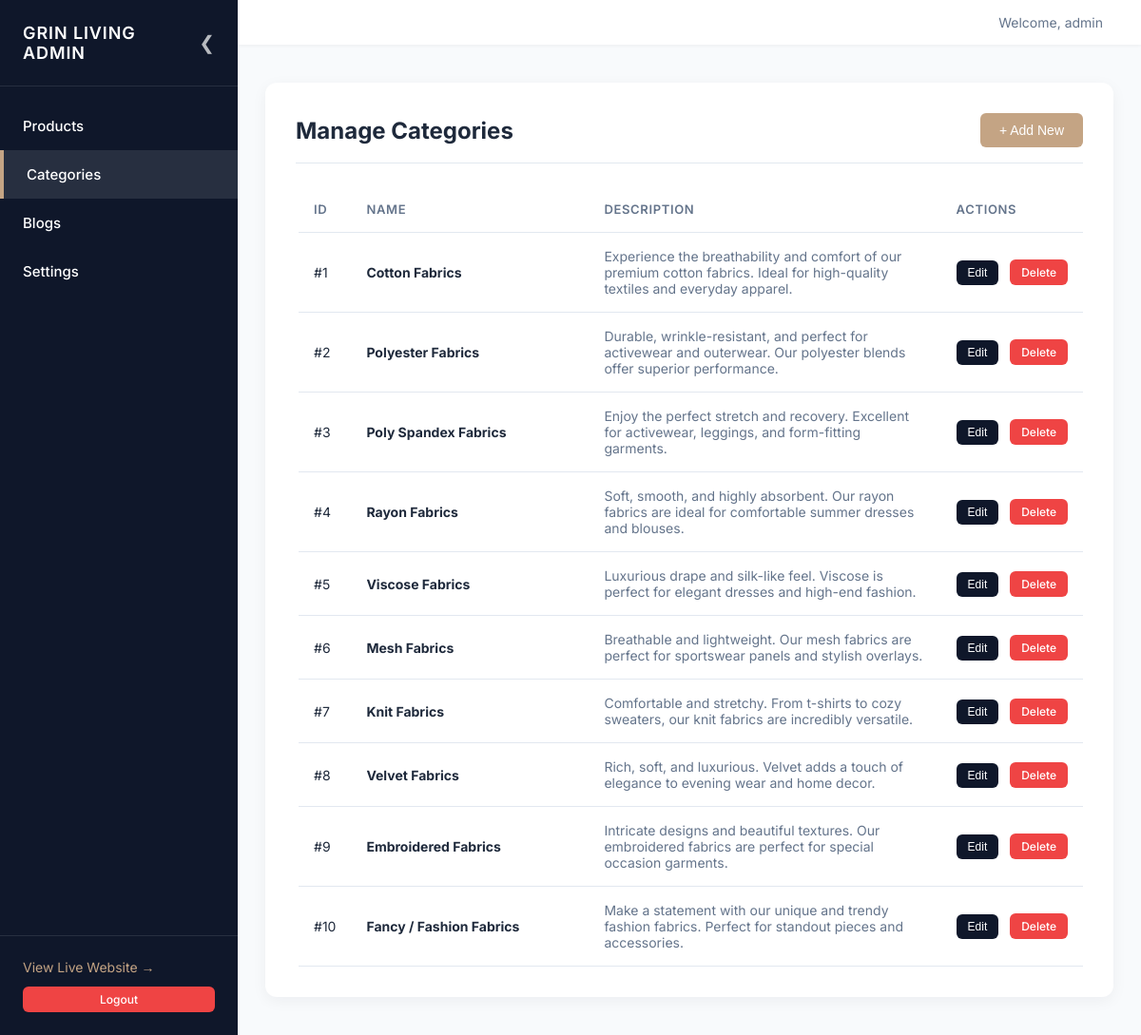
Page /grin-admin/manage_categories.php (signed in) on the committed database.
### tables this page shows
CREATE TABLE IF NOT EXISTS `categories` (
  `id` INT AUTO_INCREMENT PRIMARY KEY,
  `name` VARCHAR(100) NOT NULL UNIQUE,
  `description` TEXT
);

### grin-admin/manage_categories.php (the view, shortened to what this page needs)
<?php
require_once 'db_connect.php';
$categories = [];
$result = $conn->query("SELECT * FROM categories ORDER BY id ASC");
if ($result && $result->num_rows > 0) {
    while($row = $result->fetch_assoc()) {
        $categories[] = $row;
    }
}
?>
<!DOCTYPE html>
<html lang="en">
<head>
    <link rel="stylesheet" href="style.css?v=<?php echo time(); ?>">
</head>
<body>
    <div class="admin-wrapper">
        <aside class="sidebar" id="admin-sidebar">
            <div class="sidebar-header">
                <h1>Grin Living Admin</h1> <button class="sidebar-toggle-btn" onclick="document.getElementById('admin-sidebar').classList.toggle('collapsed')">&#10094;</button>
            </div>
            <nav class="sidebar-nav">
                <a href="index">Products</a>
                <a href="manage_categories" class="active">Categories</a>
                <a href="manage_blogs">Blogs</a>
                <a href="settings">Settings</a>
            </nav>
            <div class="sidebar-footer">
                <a href="../products.html" target="_blank" style="color: var(--secondary-color); text-decoration: none; font-size: 14px;">View Live Website &rarr;</a>
                <a href="logout" class="btn btn-danger" style="text-align: center;">Logout</a>
            </div>
        </aside>
        <main class="main-content">
            <header class="top-header"> <button class="hamburger-btn" onclick="document.getElementById('admin-sidebar').classList.toggle('collapsed')">&#9776;</button> <div style="margin-left: auto; display: flex; align-items: center;">
                    <span style="font-size: 14px; color: var(--text-light);">Welcome, <?php echo isset($_SESSION['admin_username']) ? htmlspecialchars($_SESSION['admin_username']) : 'Admin'; ?></span>
                </div>
            </header>
            <div class="admin-container" style="flex: 1;">
        <div class="card">
            <div class="card-header">
                <h2>Manage Categories</h2>
                <button type="button" class="btn btn-primary" onclick="openModal()">+ Add New</button>
            </div>
            <table>
                <thead>
                    <tr>
                        <th style="width: 50px;">ID</th>
                        <th style="width: 250px;">Name</th>
                        <th>Description</th>
                        <th style="width: 140px;">Actions</th>
                    </tr>
                </thead>
                <tbody>
                    <?php if (count($categories) > 0): ?>
                        <?php foreach ($categories as $cat): ?>
                            <tr>
                                <td>#<?php echo $cat['id']; ?></td>
                                <td><strong><?php echo htmlspecialchars($cat['name']); ?></strong></td>
                                <td style="color: #64748b; font-size: 14px;"><?php echo htmlspecialchars($cat['description']); ?></td>
                                <td style="white-space: nowrap;">
                                    <button type="button" class="btn btn-edit" onclick="openModal(<?php echo $cat['id']; ?>, '<?php echo htmlspecialchars(addslashes($cat['name'])); ?>', '<?php echo htmlspecialchars(addslashes($cat['description'])); ?>')">Edit</button>
                                    <a href="javascript:void(0)" class="btn btn-danger" onclick="confirmDelete('manage_categories?delete_id=<?php echo $cat['id']; ?>')">Delete</a>
                                </td>
                            </tr>
                        <?php endforeach; ?>
                    <?php else: ?>
                        <tr><td colspan='4' style='text-align:center;'>No categories found.</td></tr>
                    <?php endif; ?>
                </tbody>
            </table>
        </div>
    </div>
        </div>
</body>
</html>

### grin-admin/style.css (style rules this page uses)
:root { --primary-color: #0F172A; --secondary-color: #C4A484; --bg-color: #F8FAFC; --surface-white: #FFFFFF; --text-dark: #1E293B; --text-light: #64748B; --danger-color: #EF4444; --success-color: #10B981; --border-light: #E2E8F0; }
* { box-sizing: border-box; margin: 0; padding: 0; }
body { font-family: 'Inter', sans-serif; background-color: var(--bg-color); color: var(--text-dark); }
.admin-container { max-width: 1600px; width: 96%; margin: 40px auto; padding: 0 10px; }
.card { background: var(--surface-white); border-radius: 12px; box-shadow: 0 4px 16px rgba(15, 23, 42, 0.05); padding: 32px; }
.card-header { display: flex; justify-content: space-between; align-items: center; margin-bottom: 24px; border-bottom: 1px solid var(--border-light); padding-bottom: 16px; }
.btn { display: inline-block; padding: 10px 20px; border-radius: 6px; font-size: 14px; font-weight: 500; text-decoration: none; cursor: pointer; border: none; transition: opacity 0.2s; }
.btn-primary { background-color: var(--secondary-color); color: #fff; }
.btn-danger { background-color: var(--danger-color); color: #fff; padding: 6px 12px; font-size: 12px; }
.btn-edit { background-color: var(--primary-color); color: #fff; padding: 6px 12px; font-size: 12px; margin-right: 8px; }
table { width: 100%; border-collapse: collapse; }
th, td { padding: 16px; text-align: left; border-bottom: 1px solid var(--border-light); }
th { font-weight: 600; color: var(--text-light); font-size: 13px; text-transform: uppercase; letter-spacing: 0.05em; }
td { font-size: 14px; vertical-align: middle; }
.admin-wrapper { display: flex; min-height: 100vh; }
.sidebar { width: 250px; background-color: var(--primary-color); color: var(--surface-white); display: flex; flex-direction: column; transition: margin-left 0.3s ease; }
.sidebar-header { padding: 24px; border-bottom: 1px solid rgba(255,255,255,0.1); margin-bottom: 16px; display: flex; justify-content: space-between; align-items: center; }
.sidebar-toggle-btn { background: none; border: none; color: var(--surface-white); font-size: 20px; cursor: pointer; opacity: 0.7; transition: opacity 0.2s; display: flex; align-items: center; }
.sidebar-header h1 { font-size: 18px; font-weight: 600; margin: 0; color: var(--surface-white); text-transform: uppercase; letter-spacing: 0.05em; }
.sidebar-nav { display: flex; flex-direction: column; flex: 1; }
.sidebar-nav a { color: var(--surface-white); text-decoration: none; padding: 16px 24px; font-size: 15px; font-weight: 500; transition: all 0.2s; display: flex; align-items: center; }
.sidebar-nav a:hover, .sidebar-nav a.active { background-color: rgba(255,255,255,0.1); border-left: 4px solid var(--secondary-color); }
.sidebar-footer { padding: 24px; border-top: 1px solid rgba(255,255,255,0.1); display: flex; flex-direction: column; gap: 12px; }
.main-content { flex: 1; display: flex; flex-direction: column; background-color: var(--bg-color); height: 100vh; overflow-y: auto; }
.top-header { background-color: var(--surface-white); padding: 15px 40px; display: flex; justify-content: space-between; align-items: center; box-shadow: 0 1px 4px rgba(0,0,0,0.05); }
td:first-child, th:first-child { border-left: 3px solid transparent; }

### rows in the picture
categories: id "1", name "Cotton Fabrics", description "Experience the breathability and comfort of our premium cotton fabrics. Ideal for high-quality textiles and everyday apparel."
categories: id "2", name "Polyester Fabrics", description "Durable, wrinkle-resistant, and perfect for activewear and outerwear. Our polyester blends offer superior performance."
categories: id "3", name "Poly Spandex Fabrics", description "Enjoy the perfect stretch and recovery. Excellent for activewear, leggings, and form-fitting garments."
categories: id "4", name "Rayon Fabrics", description "Soft, smooth, and highly absorbent. Our rayon fabrics are ideal for comfortable summer dresses and blouses."
categories: id "5", name "Viscose Fabrics", description "Luxurious drape and silk-like feel. Viscose is perfect for elegant dresses and high-end fashion."
categories: id "6", name "Mesh Fabrics", description "Breathable and lightweight. Our mesh fabrics are perfect for sportswear panels and stylish overlays."
categories: id "7", name "Knit Fabrics", description "Comfortable and stretchy. From t-shirts to cozy sweaters, our knit fabrics are incredibly versatile."
categories: id "8", name "Velvet Fabrics", description "Rich, soft, and luxurious. Velvet adds a touch of elegance to evening wear and home decor."
categories: id "9", name "Embroidered Fabrics", description "Intricate designs and beautiful textures. Our embroidered fabrics are perfect for special occasion garments."
categories: id "10", name "Fancy / Fashion Fabrics", description "Make a statement with our unique and trendy fashion fabrics. Perfect for standout pieces and accessories."

### other values in the picture
$_SESSION['admin_username'] "admin"
